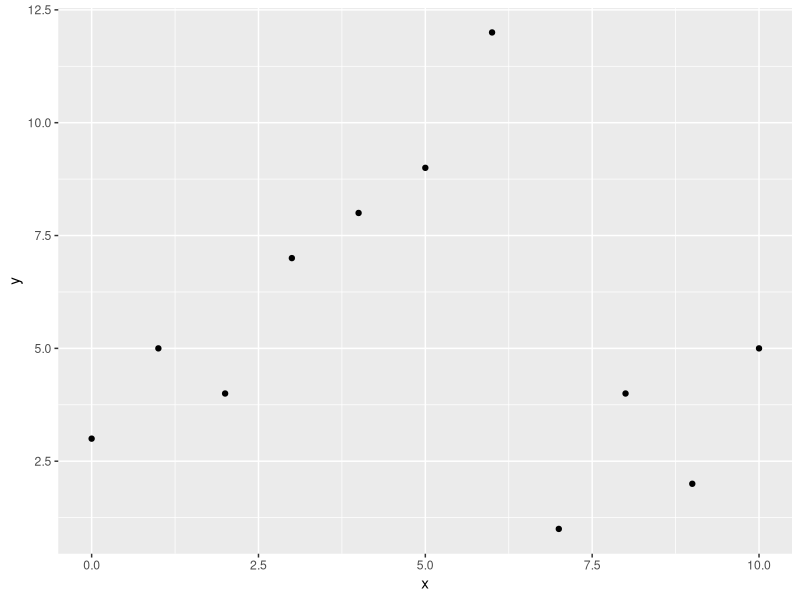
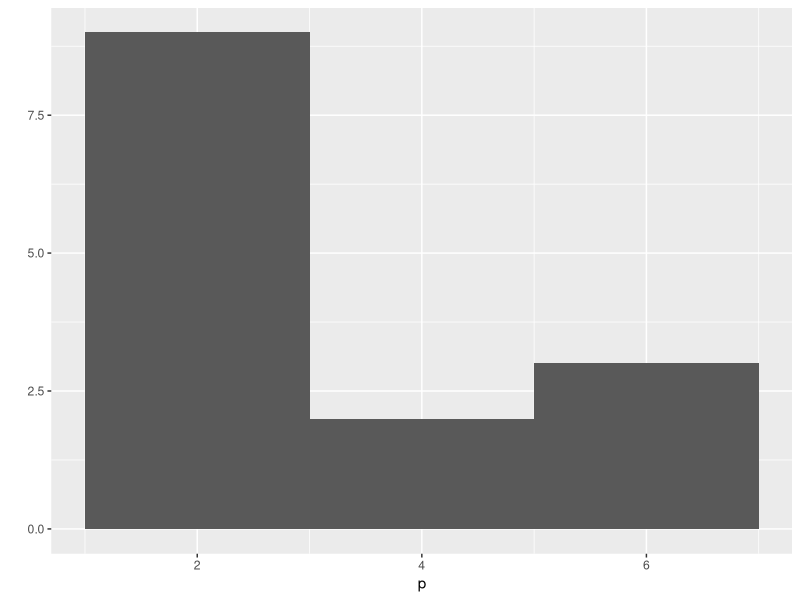
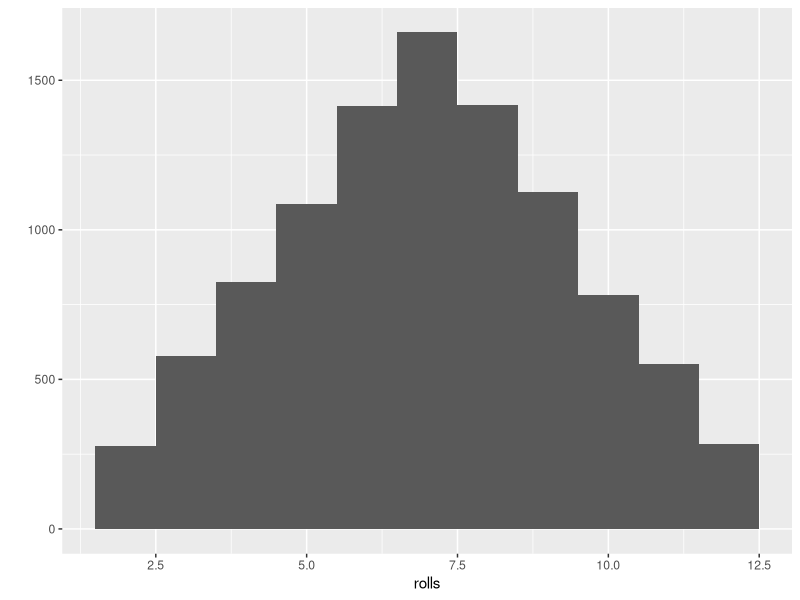

The R script that drew these images, in order:
# CPSC 260 - 1/13/22
# Hands on R Book
# Project One: Weighted Dice

# create an object containing numbers 1 to 6
# c() is the combine command
die <- c(1:6)

# R built in functions
# # r function mean()
# mean(die)
# # r funciton sum()
# sum(die)
# # sample(x,size)
# sample(die,1)

# roll one dice
sample(x=die,size=1)

# roll two dice - PROBLEM: samples without replacing (cannot have same #)
sample(x=die,size=2)

# roll two dice - SOLVED: add argument replace=TRUE
sample(x=die,size=2, replace=TRUE)

# store two rolls into roll
roll <- sample(x=die,size=2, replace=TRUE)

# sum of two dice rolled
sum(roll)

# does sum exceed 8
sum(roll) >8

# function to roll multiple 6-sided die
# num = number of die
dice.roll <- function(num=2){
  die<-(1:6)
  roll<- sample(x=die,size=num, replace=TRUE)
  s<- sum(roll)
  return(s)
}
# function to roll multiple die
# dice = die used, num = number of die
dice.roll.2 <- function(dice,num){
  roll<- sample(x=dice,size=num, replace=TRUE)
  s<- sum(roll)
  return(s)
}

# call function
dice.roll(num=5)

# new 20 side die
die20 <- c(1:20)

# call it with new die
dice.roll.2(dice=die20,num=5)

library(ggplot2)

# create two vectors of the same length
x<-c(0:10)
y<-c(3,5,4,7,8,9,12,1,4,2,5)

qplot(x,y)

# create a vector for histogram
p<-c(1,2,5,6,3,1,2,3,6,7,5,3,2,1)

qplot(p, binwidth=2)


#run dice roll 10 thousand times and store results in rolls
rolls <- replicate(10000, dice.roll())

#histogram of rolls
qplot(rolls, binwidth=1)
